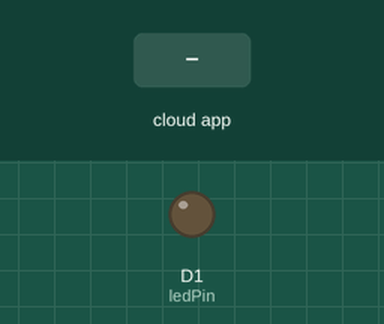
Bench run of a sketch on a simulated ESP8266 (NodeMCU). On the bench: output pins drawn as LEDs (lit = HIGH). Dashed ring = blinking. The test bench sets the inputs (shaded band). WiFi joins after 1.5 s; servers stay silent unless stated; no MQTT or app messages arrive unless stated; what the sketch prints to the serial monitor is not drawn.

Above: at 2.7 s.
2.8 s: the phone or cloud app sets java to ON
At 3.2 s:
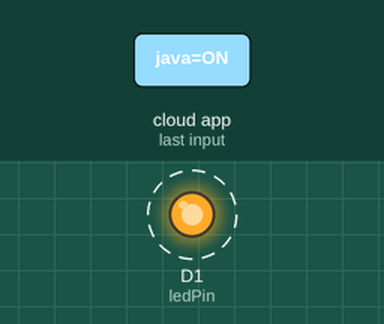
Timing chart, 0 to 5.8 s (numbered marks = the images above; inputs shaded):
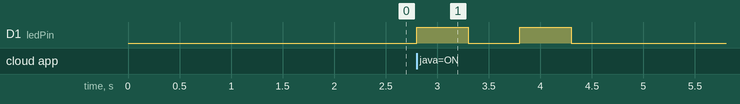

The sketch:

IOT_Coffee.ino
```cpp
#include <ESP8266WiFi.h>
#include <ESP8266mDNS.h>
#include <WiFiUdp.h>
#include <ArduinoOTA.h>
#include <Arduino.h>
#include "Adafruit_MQTT.h"
#include "Adafruit_MQTT_Client.h"

#ifndef STASSID
#define STASSID "Visser WiFi "
#define STAPSK  "Pies@ng2022"
#endif

#define AIO_SERVER "io.adafruit.com"
#define AIO_SERVERPORT 1883
#define AIO_USERNAME "AndreV61"
#define AIO_KEY "85aa79cbaeca4578bdbe75e2d4679c21"
#define MQTT_CONN_KEEPALIVE 300

const char* ssid = STASSID;
const char* password = STAPSK;

WiFiClient client;

Adafruit_MQTT_Client mqtt(&client, AIO_SERVER, AIO_SERVERPORT, AIO_USERNAME, AIO_KEY);

int ledPin = D1;

//Nespresso Sleep Timer
unsigned long Sleep_timer = 560000;
unsigned long delayStart = 0;

Adafruit_MQTT_Subscribe coffeemake = Adafruit_MQTT_Subscribe(&mqtt, AIO_USERNAME "/feeds/java");
Adafruit_MQTT_Publish coffeedone = Adafruit_MQTT_Publish(&mqtt, AIO_USERNAME "/feeds/java");

void MQTT_connect();
void onMQTTupdate();

void setup() {
  Serial.begin(115200);
  Serial.println("Booting");
  WiFi.mode(WIFI_STA);
  WiFi.begin(ssid, password);
  while (WiFi.waitForConnectResult() != WL_CONNECTED) {
    Serial.println("Connection Failed! Rebooting...");
    delay(5000);
    ESP.restart();
  }


  ArduinoOTA.onStart([]() {
    String type;
    if (ArduinoOTA.getCommand() == U_FLASH) {
      type = "sketch";
    } else { // U_FS
      type = "filesystem";
    }

    Serial.println("Start updating " + type);
  });


  ArduinoOTA.onEnd([]() {
    Serial.println("\nEnd");
  });


  ArduinoOTA.onProgress([](unsigned int progress, unsigned int total) {
    Serial.printf("Progress: %u%%\r", (progress / (total / 100)));
  });


  ArduinoOTA.onError([](ota_error_t error) {
    Serial.printf("Error[%u]: ", error);
    if (error == OTA_AUTH_ERROR) {
      Serial.println("Auth Failed");
    } else if (error == OTA_BEGIN_ERROR) {
      Serial.println("Begin Failed");
    } else if (error == OTA_CONNECT_ERROR) {
      Serial.println("Connect Failed");
    } else if (error == OTA_RECEIVE_ERROR) {
      Serial.println("Receive Failed");
    } else if (error == OTA_END_ERROR) {
      Serial.println("End Failed");
    }
  });


  ArduinoOTA.begin();
  Serial.println("Ready");
  Serial.print("IP address: ");
  Serial.println(WiFi.localIP());


  pinMode(ledPin, OUTPUT);
  digitalWrite(ledPin, LOW);


  mqtt.subscribe(&coffeemake);
}

void loop() {

  ArduinoOTA.handle();

  MQTT_connect();

  onMQTTupdate();


  if (!mqtt.ping())
  {
    mqtt.disconnect();
  }

}


void MQTT_connect()
{
  int8_t ret;

  if (mqtt.connected())
  {
    return;
  }

  Serial.print("Connecting to MQTT... ");

  uint8_t retries = 5;

  while ((ret = mqtt.connect()) != 0)
  {
    Serial.println(mqtt.connectErrorString(ret));
    Serial.println("Retrying MQTT connection in 5 seconds...");
    mqtt.disconnect();
    delay(5000);
    retries--;
    if (retries == 0)
    {
      while (1)
        ;
    }
  }
  Serial.println("MQTT Connected!");
}


void onMQTTupdate()
{

  Adafruit_MQTT_Subscribe *subscription;
  while ((subscription = mqtt.readSubscription(5000)))
  {
    if (subscription == &coffeemake)
    {

      if (strcmp((char *)coffeemake.lastread, "ON") == 0)
      {
        /*Serial.print("delayStart: ");
        Serial.println(delayStart);
        Serial.print("milliseconds: ");
        Serial.println(millis());
        Serial.print("sleep_timer: ");
        Serial.println(Sleep_timer);*/

        if (millis() >= delayStart)
        {
          digitalWrite(ledPin, HIGH);
          delay(500);
          digitalWrite(ledPin, LOW);
          delay(500);
          digitalWrite(ledPin, HIGH);
          delay(500);
          digitalWrite(ledPin, LOW);
          coffeedone.publish("OFF");
          delayStart = millis() + Sleep_timer;
        }


        else
        {
          digitalWrite(ledPin, HIGH);
          delay(500);
          digitalWrite(ledPin, LOW);
          coffeedone.publish("OFF");
          delayStart = millis() + Sleep_timer;
        }
      }
    }
  }
}
```

Measured:
- after the input at 2.8 s, D1 (ledPin): alternates HIGH for 0.50 s and LOW for 0.50 s, 4 changes in all, then stays LOW, starting at once
